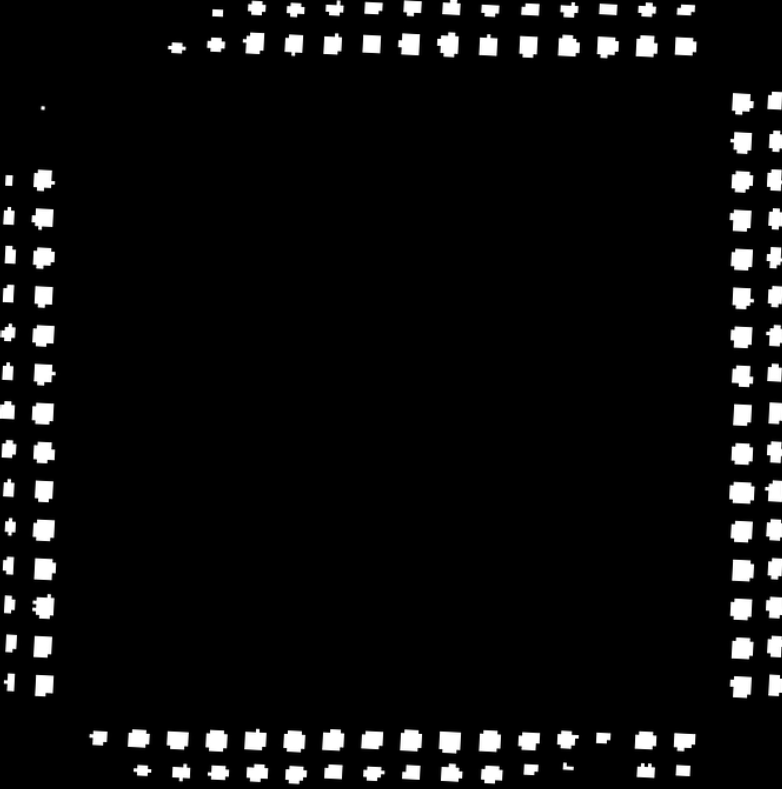
#> input picture img/mid2.png, 782 x 789 px; its folder holds only this picture in this run
$ python -i ans_code.py   (imports and definitions only)
#> lines starting #> are read from the running program, lines starting #| are printed output that depends on the picture; after the words box and inside, x2 and y2 are one past the last pixel; in counts of white or black regions, pixels touching at a corner belong together
import cv2
import numpy as np
import  math
from scipy import ndimage
# 读取图像
wi=0
hi=0
idx=0
uu=16
k_list =np.arange(1500).reshape(500,3)
"""
规定
1-12上A
13-24左B
25-36右C
37-48下D
"""
kd=np.zeros(300)
ttt=0
qs=[]
#图像显示
def print(s):
    qs.append(s)
# [27 lines left out: functions showw, remove_spots, not called in this run]
def remove_small_white_spots(img,t,min_size=2):
    # 读取图像并转换为灰度图像
    # 创建一个结构元素，用于腐蚀操作
    kernel = np.ones((3, 3), np.uint8)

    # 应用腐蚀操作
    eroded = cv2.erode(img, kernel, iterations=1)

    # 连通组件分析，找出所有白色区域
    num_labels, labels, stats, centroids = cv2.connectedComponentsWithStats(eroded, connectivity=8)

    # 创建一个与原图像相同大小的黑色图像
    result = np.zeros_like(img)

    # 遍历所有连通组件，除了背景（标签0）
    for label in range(1, num_labels):
        # 获取当前连通组件的面积
        area = stats[label, cv2.CC_STAT_AREA]

        # 如果面积大于最小阈值，则保留该区域
        if area >= min_size:
            result[labels == label] = t
    return result
#让图像旋转指定角度
# [21 lines left out: function rotate_image, not called in this run]
#图像矫正
def image_correction(img):
    # 边缘检测
    edges = cv2.Canny(img, 50, 150, apertureSize=3)
    # 霍夫变换
    lines = cv2.HoughLines(edges, 1, np.pi / 180, 0)
    for rho, theta in lines[0]:

        a = np.cos(theta)  # 将极坐标转换为直角坐标
        b = np.sin(theta)
        x0 = a * rho
        y0 = b * rho
        x1 = int(x0 + 1000 * (-b))  # 保证端点够远能够覆盖整个图像
        y1 = int(y0 + 1000 * a)
        x2 = int(x0 - 1000 * (-b))
        y2 = int(y0 - 1000 * a)
        if x1 == x2 or y1 == y2:
            return img
        t = float(y2 - y1) / (x2 - x1)
        # 得到角度后将角度范围调整至-45至45度之间
        rotate_angle = math.degrees(math.atan(t))
        if rotate_angle > 45:
            rotate_angle = -90 + rotate_angle
        elif rotate_angle < -45:
            rotate_angle = 90 + rotate_angle
        #print(rotate_angle)
        # 图像根据角度进行校正
        rotate_img = ndimage.rotate(img, rotate_angle)
        #showw('4',rotate_img)
        return rotate_img
# 在图像上画一条水平线并检查是否有灰度为255的点
# [36 lines left out: functions draw_horizontal_line_and_check, dd, not called in this run]
#灰度转变（特定值优化）
def col_turn(k,a1,a2,area):
    if k==2:
        #print(a1,a2)
        for j in range(int(im.shape[1]/2),im.shape[1]):
            for i in range(a1,a2):
                if im[i,j]==255:
                    im[i,j]=10
                else :
                    im[i,j]=0
    if k==1:
        #print(a1,a2)
        for j in range(int(im.shape[1]/2)):
            for i in range(a1,a2):
                if im[i,j]==255:
                    im[i,j]=10
                else :
                    im[i,j]=0
    if k==0:
        #print(a1,a2)
        for i in range(int(im.shape[0]/2)):
            for j in range(a1,a2):
                if im[i,j]==255:
                    im[i,j]=10
                else :
                    im[i,j]=0
    if k==3:
        #print(a1,a2)
        for i in range(int(im.shape[0]/2),im.shape[0]):
            for j in range(a1,a2):
                if im[i, j] == 255:
                    im[i, j] = 10
                else:
                    im[i, j] = 0

    if area<5:
        if k == 2:
            for j in range(im.shape[1]-int(im.shape[1] / 20), im.shape[1]-1):
                im[a1,j]=10
                im[a2,j]=10
            for i in range(a1, a2):
                im[i,im.shape[1]-int(im.shape[1] / 20)]=10
                im[i,im.shape[1]-1]=10
        if k == 1:
            # print(a1,a2)
            for j in range(int(im.shape[1] // 20)):
                im[a1,j]=10
                im[a2,j]=10
            for i in range(a1, a2):
                im[i,im.shape[1] // 20]=10
                im[i,0]=10
        if k == 0:
            #print(a1,a2)
            for i in range(int(im.shape[0] /20)):
                im[i,a1]=10
                im[i,a2]=10
            for j in range(a1, a2):
                im[0,j]=10
                im[int(im.shape[0] /20),j] = 10
        if k == 3:
            # print(a1,a2)
            for i in range(im.shape[0]-int(im.shape[0] //20), im.shape[0]-1):
                im[i,a1]=10
                im[i,a2]=10
            for j in range(a1, a2):
                im[im.shape[0]-1,j]=10
                im[im.shape[0]-int(im.shape[0] //20),j] = 10
#特定灰度值变为红色
# [10 lines left out: function convert_gray_to_red, not called in this run]
#核心芯片检测
def jc(xx,k):
    ttt=sum(kd)/idx
    #print(ttt)
    t=int(len(xx))
    for i in range(len(xx)):
        if xx[i]==0:
            t=t-1
    mea=xx.sum()/t
    b =[0,0,0,0,0,0,0,0,0,0,0,0,0,0,0,0,0,0,0,0,0,0,0,0,0,0,0,0,0,0,0]
    ans=[0]
    for i in range(xx.shape[0]):
        if abs(xx[i]-mea)>mea*0.59:
            ans[0]=1
            if xx[i]-mea>0:
                b[i+1]=1
            elif xx[i]-mea<0:
                b[i+1]=2
            ans.append(i+1)
    return ans,b
#行切适用于AC区
def hang_cut(imm,k):
    cs=1
    w = 0
    assn=np.array([])
    while (cs<=uu):
        pdt = 0
        t = 0
        area=0
        cc=0
        for i in range(w,imm.shape[0]):
            pdw = 0
            for j in range(imm.shape[1]):
                if imm[i][j]>80:
                    area+=1
                if imm[i][j] >80 and pdt == 0:
                    pdt = 1
                    t = i
                if imm[i][j] >80 or pdt==0:
                    pdw = 1
                if imm[i][j] ==100:
                    cc=cc+1
            if pdw == 0:
                w = i
                #print(w)
                break
        #showw('454',imm[:,t:w])
      #  imm=imm[:,w:]
        k_list[k * uu + cs][0] =t
        k_list[k * uu+ cs][1] = w
        kd[k * uu + cs]=abs(w-t)
        #print(k*12+cs,kd[k * 12 + cs])
        global idx
        idx=idx+1
        #print(kd.sum())
        cs+=1
        assn=np.append(assn,area-cc)
    return assn
#列切适用于BD区
def lie_cut(imm,k):
    cs=1
    w = 0
    assn=np.array([])
    while (cs<=uu):
        pdt = 0
        t = 0
        area=0
        cc=0
        for j in range(w,imm.shape[1]):
            pdw = 0
            for i in range(imm.shape[0]):
                if imm[i][j]>80:
                    area+=1
                if imm[i][j] >80 and pdt == 0:
                    pdt = 1
                    t = j
                if imm[i][j] >80 or pdt==0:
                    pdw = 1
                if imm[i][j] ==100:
                    cc=cc+1
            if pdw == 0:
                w = j
                #print(w)
                break
        #showw('454',imm[:,t:w])
      #  imm=imm[:,w:]
        k_list[k * uu + cs][0] =t
        k_list[k * uu+ cs][1] = w
        kd[k * uu + cs]=abs(w-t)
        #print(k*12+cs,kd[k * 12 + cs])
        global idx
        idx=idx+1
        #print(kd.sum())
        cs+=1
        assn=np.append(assn,area-cc)
    return assn
def convert_small_white_spots(img, min_size=10):

    # 创建一个二值图像，只保留灰度值为100的像素
    binary_img = np.where(img == 100, 255, 0).astype(np.uint8)

    # 连通组件分析，找出所有白色区域
    num_labels, labels, stats, centroids = cv2.connectedComponentsWithStats(binary_img, connectivity=8)

    # 创建一个与原图像相同大小的副本
    result = img.copy()

    # 遍历所有连通组件，除了背景（标签0）
    for label in range(1, num_labels):
        # 获取当前连通组件的面积
        area = stats[label, cv2.CC_STAT_AREA]

        # 如果面积小于最小阈值，则将该区域的灰度值设置为255
        if area < min_size:
            result[labels == label] = 255

    return  result
#缩图
def small_picture(imm,k):
    hmi=10000
    hma=0
    wmi=10000
    wma=0
    if k!=1:
        for i in range(imm.shape[0]):  # 遍历高度
            for j in range(imm.shape[1]):
                if (imm[i][j] == 255):
                    hmi = i
                    break
        for i in range(imm.shape[0] - 1, -1, -1):
            for j in range(imm.shape[1]):
                if (imm[i][j] == 255):
                    hma = i
                    break
    if k!=2 :
        for j in range(imm.shape[1]):
            for i in range(imm.shape[0]):
                if (imm[i][j] == 255):
                    wmi = j
                    break
        for j in range(imm.shape[1] - 1, -1, -1):
            for i in range(imm.shape[0]):
                if (imm[i][j] == 255):
                    wma = j
                    break
    #print(hmi,hma,wmi,wma)
    anss = imm[hma:hmi, wma:wmi]
    h=hmi-hma
    w=wmi-wma
    return anss,h,w
def convert_colors(img_gray):
    # 将灰度图像转换为彩色图像
    img_color = cv2.cvtColor(img_gray, cv2.COLOR_GRAY2BGR)

    # 遍历图像的每一个像素
    for y in range(img_gray.shape[0]):
        for x in range(img_gray.shape[1]):
            gray_value = img_gray[y, x]
            #print(gray_value,end=' ')

            if gray_value >=100:
                img_color[y, x] = [0, 255, 0]  # 绿色 (B, G, R)
            elif gray_value ==10:
                img_color[y, x] = [0, 0, 255]  # 红色 (B, G, R)
    return img_color
#分区画图，ABCD
def divide_and_label(image,s,x,z,y):
    # 获取图像的高度和宽度
    height, width, _ = image.shape

    # 计算中心点和四分之一点
    center_x = width // 2
    center_y = height // 2

    # 计算四分之一点
    quarter_width = width // 6
    quarter_height = height // 6

    # 定义分割线的起点和终点
    line1_start = (z+1, 0)
    line1_end = (z+1, height)
    line2_start = (width-y, 0)
    line2_end = (width-y, height)
    line3_start = (0, s+1)
    line3_end = (width,s+1)
    line4_start = (0, height-x-1)
    line4_end = (width, height-x-1)

    # 绘制蓝色线条
    cv2.line(image, line1_start, line1_end, (255, 0, 0), thickness=2)  # 垂直线1
    cv2.line(image, line2_start, line2_end, (255, 0, 0), thickness=2)  # 垂直线2
    cv2.line(image, line3_start, line3_end, (255, 0, 0), thickness=2)  # 水平线1
    cv2.line(image, line4_start, line4_end, (255, 0, 0), thickness=2)  # 水平线2

    # 添加文字标注
    font = cv2.FONT_HERSHEY_SIMPLEX
    font_scale = 1
    font_color = (0, 0, 255)  # 红色
    thickness = 2

    # 区域A
    text_a = 'A'
    text_size_a = cv2.getTextSize(text_a, font, font_scale, thickness)[0]
    text_x_a = z + text_size_a[0] // 2
    text_y_a = height//2 + text_size_a[1] // 2
    cv2.putText(image, text_a, (text_x_a, text_y_a), font, font_scale, font_color, thickness, cv2.LINE_AA)

    # 区域B
    text_b = 'B'
    text_size_b = cv2.getTextSize(text_b, font, font_scale, thickness)[0]
    text_x_b = width//2 - text_size_b[0] // 2
    text_y_b = s+10 + text_size_b[1]
    cv2.putText(image, text_b, (text_x_b, text_y_b), font, font_scale, font_color, thickness, cv2.LINE_AA)

    # 区域C
    text_c = 'C'
    text_size_c = cv2.getTextSize(text_c, font, font_scale, thickness)[0]
    text_x_c = width-y-10 - text_size_a[0]
    text_y_c = height//2 + text_size_a[1] // 2
    cv2.putText(image, text_c, (text_x_c, text_y_c), font, font_scale, font_color, thickness, cv2.LINE_AA)

    # 区域D
    text_d = 'D'
    text_size_d = cv2.getTextSize(text_d, font, font_scale, thickness)[0]
    text_x_d = width//2  - text_size_b[0] // 2
    text_y_d = height-x- text_size_b[1]//2
    cv2.putText(image, text_d, (text_x_d, text_y_d), font, font_scale, font_color, thickness, cv2.LINE_AA)

    # 区域E
    """
    text_e = 'E'
    text_size_e = cv2.getTextSize(text_e, font, font_scale, thickness)[0]
    text_x_e = center_x - text_size_e[0] // 2
    text_y_e = center_y + text_size_e[1] // 2
    cv2.putText(image, text_e, (text_x_e, text_y_e), font, font_scale, font_color, thickness, cv2.LINE_AA)
    """

    return image
def find_and_mark_missing_points(img):
    # 获取图像的宽度和高度
    height, width = img.shape

    # 记录缺失点的位置
    missing_points_left = []
    missing_points_right = []

    # 遍历每一行
    for y in range(height):
        # 遍历每一列的一半
        for x in range(width // 2):
            left_pixel = img[y, x]
            right_pixel = img[y, width - 1 - x]

            # 检查对称位置的点是否都是255
            if left_pixel == 255 and right_pixel != 255:
                missing_points_right.append((y, width - 1 - x))
                img[y, width - 1 - x] = 100  # 标记缺失点
            elif left_pixel != 255 and right_pixel == 255:
                missing_points_left.append((y, x))
                img[y, x] = 100  # 标记缺失点

    return img
# 初始化图像的函数
def Initialization_picture(out_path1):
    global im  # 使用全局变量 im
    if im is None:
        print("Error: Could not read the image.")
        return
    im = cv2.cvtColor(im, cv2.COLOR_BGR2GRAY)
    for i in range(im.shape[0]):  # 遍历高度
        for j in range(im.shape[1]):  # 遍历宽度
            if im[i][j] > 200:
                im[i][j] = 255
            else:
                im[i][j] = 0
    im=image_correction(im)
 # 转换为灰度图像
    #showw('1',im)
    im,h,w=small_picture(im,3)
    im=remove_small_white_spots(im,255)
    ik=find_and_mark_missing_points(im)
    ik=convert_small_white_spots(ik)
    im=ik
    #cv2.imwrite("5.png", im)
    #showw('t',im)
    cv2.imwrite(out_path1,im)
    #showw('s88',ans)
    ww=int(w/9)
    hh=int(h/9)
    ss=np.array([])
    zuo,zh,zw=small_picture(im[0:h,0:ww],1)
    #showw('s88', zuo)
    ss=hang_cut(zuo,1)
    #print(ss)
    a,b=jc(ss,1)
    if a[0] or sum(b)>0:
        for i in range(1, len(a)):
            if b[a[i]]==1:
                print(f"芯片A区第{a[i]}个脚过长")
            elif b[a[i]]==2 :
                print(f"芯片A区第{a[i]}个脚过短或缺失")
            elif b[a[i]]==3:
                print(f"芯片A区第{a[i]}个脚歪曲")
            elif b[a[i]]==4:
                print(f"芯片A区第{a[i]}个脚缺失")
            col_turn(1, k_list[1 * uu + a[i]][0], k_list[1 * uu + a[i]][1],ss[a[i]-1])
    else :
        print("芯片A区无错误")
    shang,sh,sw=small_picture(im[0:hh,0:w],2)
    #showw('s88', shang)
    ss=lie_cut(shang,0)
    a,b=jc(ss,0)
    if a[0] or sum(b)>0:
        for i in range(1, len(a)):
            if b[a[i]]==1:
                print(f"芯片B区第{a[i]}个脚过长")
            elif b[a[i]]==2 :
                print(f"芯片B区第{a[i]}个脚过短或缺失")
            elif b[a[i]]==3:
                print(f"芯片B区第{a[i]}个脚歪曲")
            col_turn(0, k_list[0 * uu + a[i]][0], k_list[0 * uu + a[i]][1],ss[a[i]-1])
    else :
        print("芯片B区无错误")
    #print(ss)0
    you,yh,yw=small_picture(im[0:h,w-ww:w],1)
    yw=you.shape[1]
    #showw('s88', you)
    ss=hang_cut(you,2)
    a,b=jc(ss,2)
    if a[0] or sum(b)>0:
        for i in range(1, len(a)):
            if b[a[i]]==1:
                print(f"芯片C区第{a[i]}个脚过长")
            elif b[a[i]]==2 :
                print(f"芯片C区第{a[i]}个脚过短或缺失")
            elif b[a[i]]==3:
                print(f"芯片C区第{a[i]}个脚歪曲")
            col_turn(2,k_list[2*uu+a[i]][0],k_list[2*uu+a[i]][1],ss[a[i]-1])
    else :
        print("芯片C区无错误")
    xia,xh,xw=small_picture(im[h-hh:h,0:w],2)
    #showw('s88', xia)
    ss=lie_cut(xia,3)
    a,b=jc(ss,3)
    if a[0] or sum(b)>0:
        for i in range(1, len(a)):

            if b[a[i]]==1:
                print(f"芯片D区第{a[i]}个脚过长")
            elif b[a[i]]==2 :
                print(f"芯片D区第{a[i]}个脚过短或缺失")
            elif b[a[i]]==3:
                print(f"芯片D区第{a[i]}个脚歪曲")
            col_turn(3, k_list[3 * uu + a[i]][0], k_list[3 * uu + a[i]][1],ss[a[i]-1])
    else :
        print("芯片D区无错误")
    yw=min(yw,zw)
    zw=max(zw,yw)
    return im,sh,xh,zw,yw
# 主函数
def VoidMain(in_path,out_path1,out_path2):
#> called with in_path = 'img/mid2.png', out_path1 = 'out.png', out_path2 = 'out1.png'
    global im
    im = cv2.imread(in_path)
#> im is the input picture: shape (789, 782, 3); min 0, max 255, mean 13.8
    im,s,x,z,y=Initialization_picture(out_path1)  # 调用初始化函数
#> after the loop in Initialization_picture, `for i in range(im.shape[0]):`:
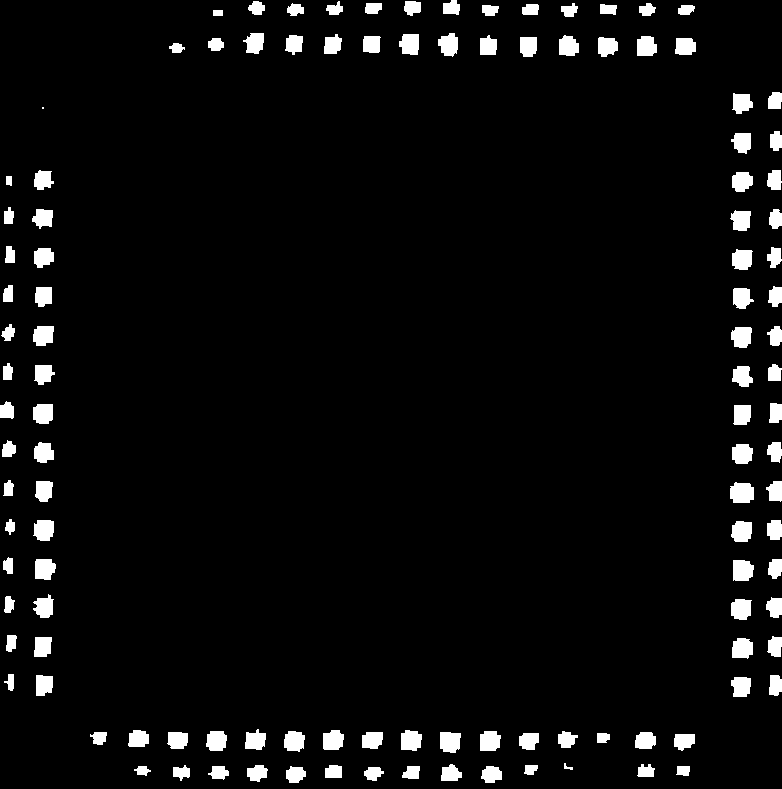
#> im: shape (789, 782); 4.8% white; 118 white regions (1 under 20 px), largest, box (x1, y1, x2, y2) and area: (730, 482, 754, 503) 432, (733, 560, 754, 581) 391, (440, 732, 461, 753) 383
#> in image_correction, `edges = cv2.Canny(img, 50, 150, apertureSize=3)`:
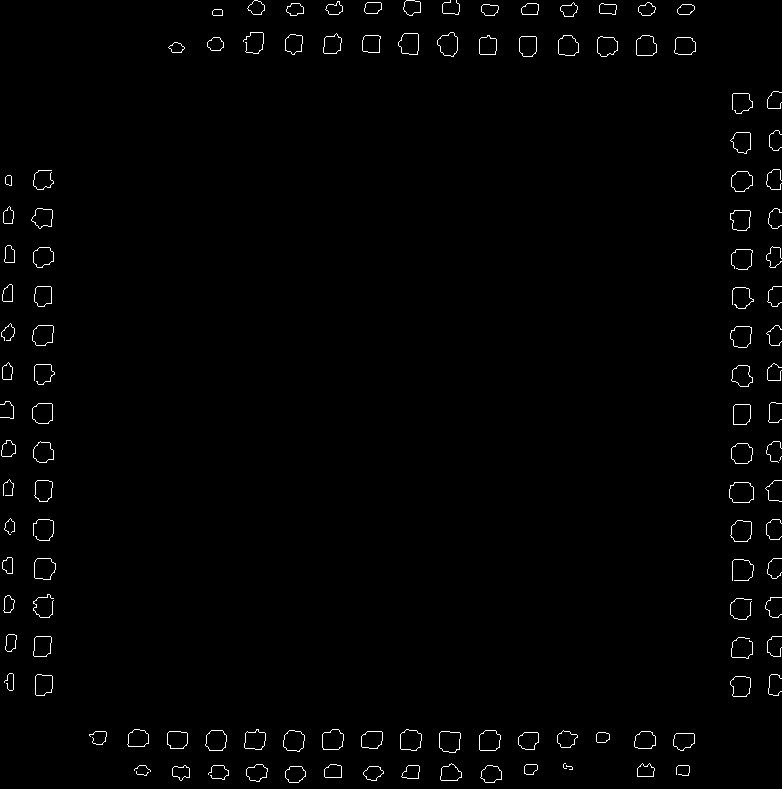
#> edges: shape (789, 782); 1.1% white in thin lines or dots
#> the loop in image_correction, `for rho, theta in lines[0]: ` made 1 pass
#> (rho, theta, a, b, x0, y0, x1, y1) on pass 1: (732, 0, 1, 0, 732, 0, 732, 1000)
#> in small_picture, `anss = imm[hma:hmi, wma:wmi]`:
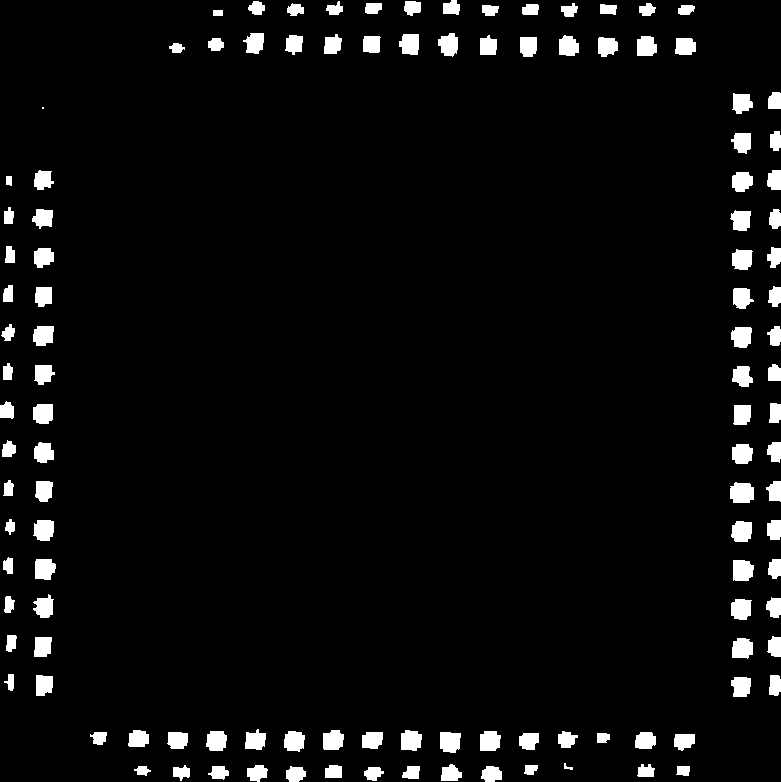
#> anss: shape (782, 781); 4.8% white; 118 white regions (1 under 20 px), largest, box (x1, y1, x2, y2) and area: (730, 482, 754, 503) 432, (733, 560, 754, 581) 391, (440, 732, 461, 753) 383
#> in Initialization_picture, `im,h,w=small_picture(im,3)`: h = 782; w = 781
#> in remove_small_white_spots, `eroded = cv2.erode(img, kernel, iterations=1)`:
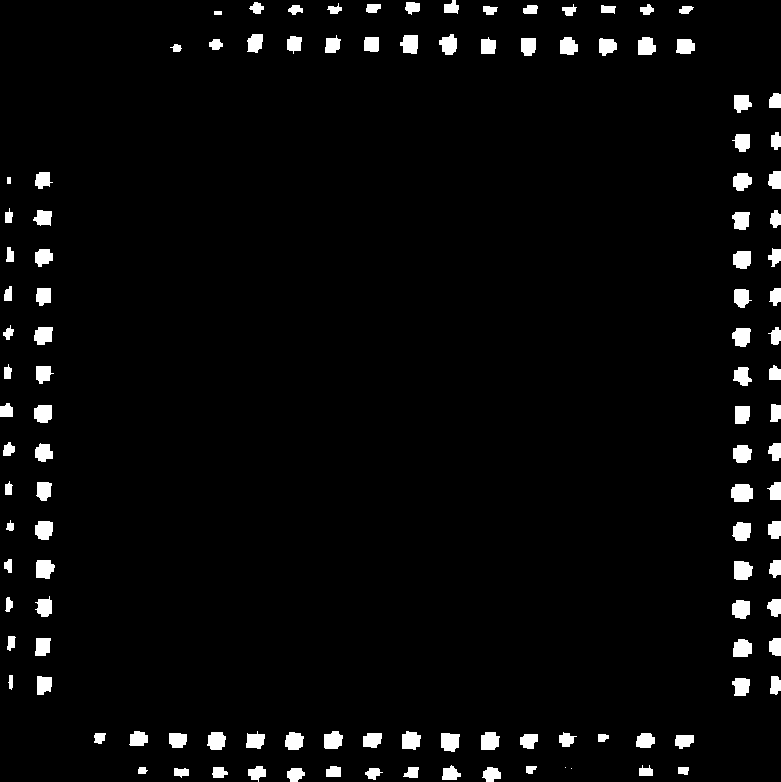
#> eroded: shape (782, 781); 3.6% white; 118 white regions (2 under 20 px), largest, box (x1, y1, x2, y2) and area: (731, 484, 753, 502) 345, (734, 561, 753, 580) 310, (441, 733, 460, 752) 302
#> in remove_small_white_spots, `num_labels, labels, stats, centroids = cv2.connectedComponentsWithStat..`:
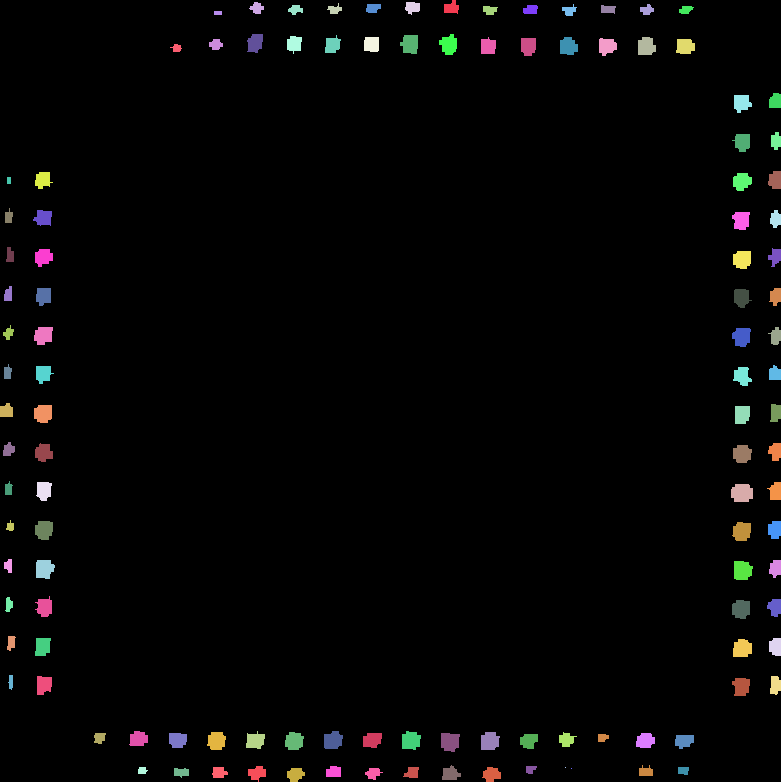
#> labels: shape (782, 781) int32; 119 distinct labels, from 0 to 118; one colour per label, 0 black
#> in remove_small_white_spots, `num_labels, labels, stats, centroids = cv2.connectedComponentsWithStat..`: num_labels = 119; stats = 119 rows, first 6: [0, 0, 781, 782, 588956], [444, 0, 15, 14, 147], [249, 2, 15, 12, 114], [327, 3, 15, 11, 91], [405, 2, 15, 13, 144], [288, 5, 15, 10, 100]; centroids = 119 pairs, first value 6.04 to 775.5, second value 6.98 to 774.1
#> the loop in remove_small_white_spots, `for label in range(1, num_labels):` made 118 passes
#> area on passes 1 to 8: 147, 114, 91, 144, 100, 114, 116, 102
#> (the rest of the program and of its run is left out)
